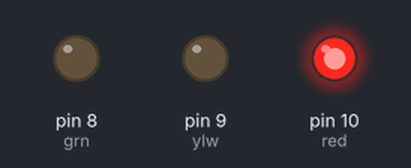
A sketch run on a simulated Arduino Uno, built with avr-gcc and run on an emulated ATmega328P. Shown: output pins drawn as LEDs (lit = HIGH).

Above: at 0.3 s.
At 1.6 s:
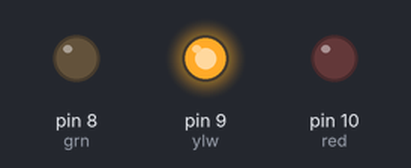
At 2.9 s:
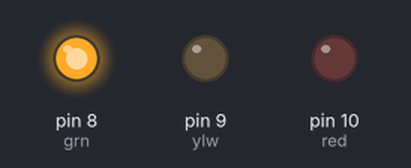
Timing chart, 0 to 4.4 s (numbered marks = the images above):
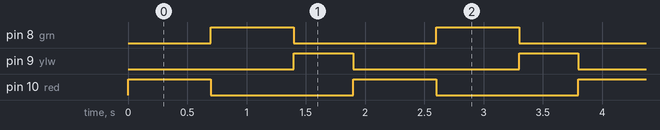

Measured:
- by itself, pin 8 (grn), pin 10 (red): alternates HIGH for 0.70 s and LOW for 1.2 s
- by itself, pin 9 (ylw): alternates HIGH for 0.50 s and LOW for 1.4 s
- by itself, everything shown: repeats every 1.9 s, in 3 steps

The sketch:

semaforo.ino
```cpp
#define red 10
#define ylw 9
#define grn 8

void setup() {
  pinMode (red,OUTPUT);
  pinMode (ylw,OUTPUT);
  pinMode (grn,OUTPUT);
}
void vermelho(int tmp){
  digitalWrite(red,HIGH);
  digitalWrite(ylw,LOW);
  digitalWrite(grn,LOW);
  delay(tmp);
}
void verde(int tmp){
  digitalWrite(red,LOW);
  digitalWrite(ylw,LOW);
  digitalWrite(grn,HIGH);
  delay(tmp);
}
void amarelo(int tmp){
  digitalWrite(red,LOW);
  digitalWrite(ylw,HIGH);
  digitalWrite(grn,LOW);
  delay(tmp);
}
void loop() {
  vermelho(700);
  verde(700);
  amarelo(500);
}
```
